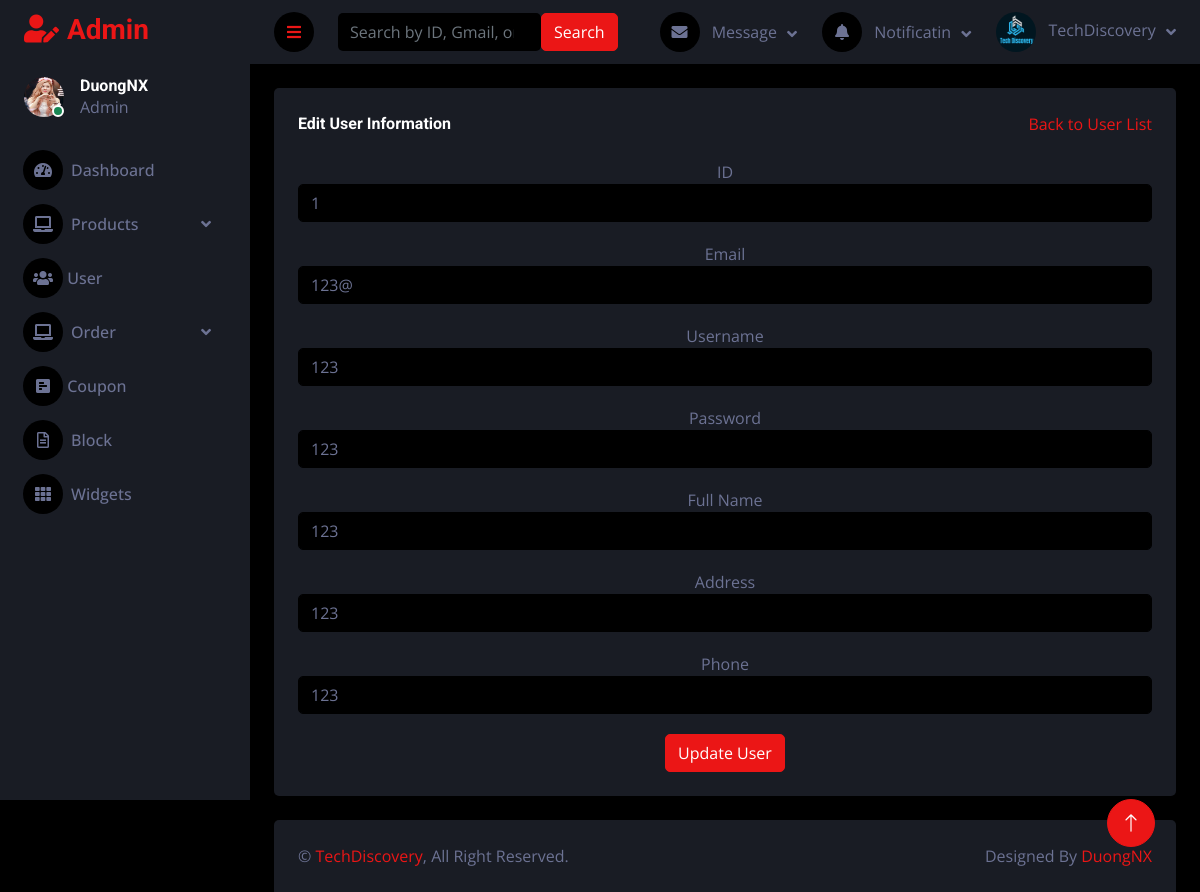
The page /admin/userlistedit.php?id=1 on the database as committed earlier.
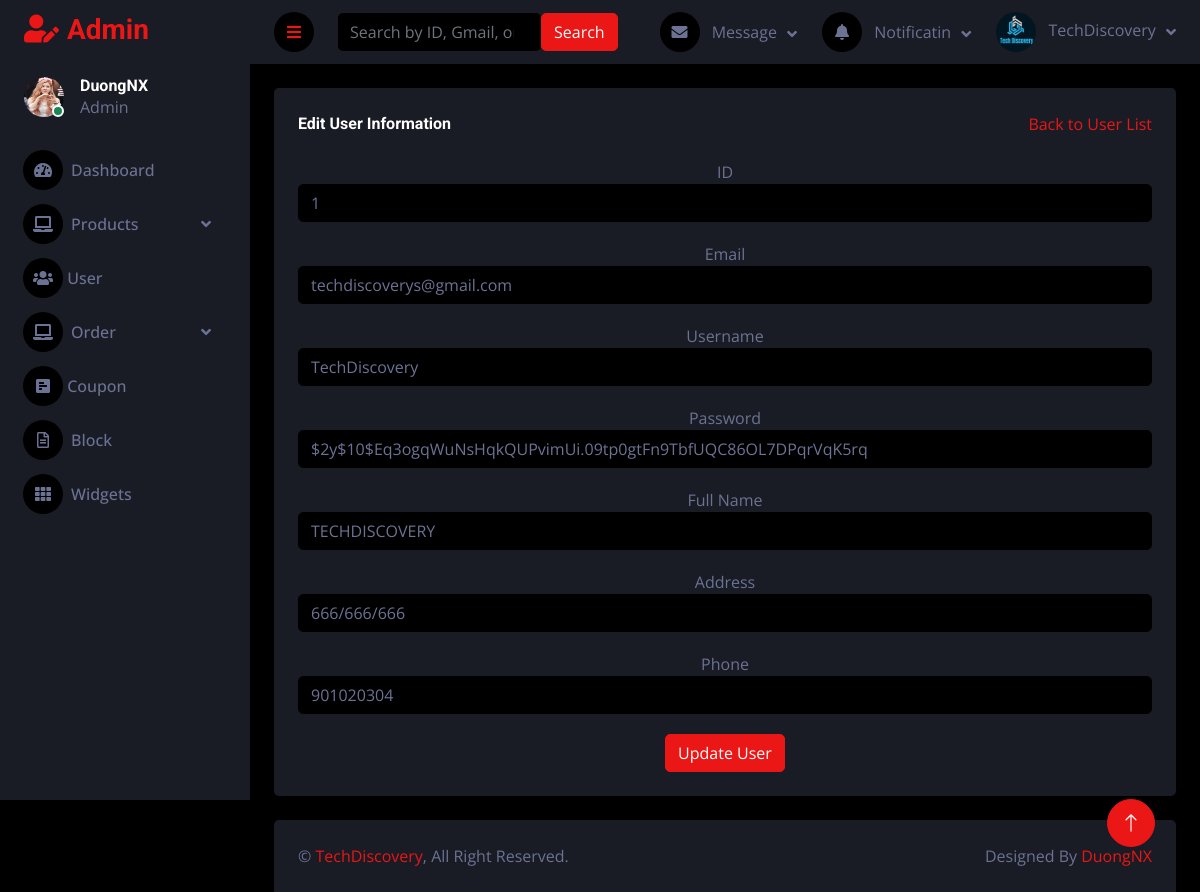
The same page on the database as committed later.
### tables this page shows
CREATE TABLE `users` (
  `id` int(3) NOT NULL,
  `email` varchar(250) NOT NULL,
  `username` varchar(250) NOT NULL,
  `password` varchar(255) NOT NULL,
  `fullname` varchar(255) NOT NULL,
  `address` varchar(255) NOT NULL,
  `phone` int(10) NOT NULL,
  `verification_code` int(6) NOT NULL,
  `registration_time` datetime NOT NULL DEFAULT current_timestamp(),
  `role` varchar(255) DEFAULT 'user',
  `is_online` tinyint(1) NOT NULL DEFAULT 0
);

### admin/database.php (called while the page is built, shortened)
<?php
class Database
{
    public $host = DB_HOST;
    public $user = DB_USER;
    public $pass = DB_PASS;
    public $dbname = DB_NAME;
    public $link;
    private function connectDB()
    {
        $this->link = new mysqli($this->host, $this->user, $this->pass, $this->dbname);
    }
    public function select($query)
    {
        $result = $this->link->query($query) or die($this->link->error . __LINE__);
        if ($result->num_rows > 0) {
            return $result;
        } else {
            return false;
        }
    }
}
?>

### admin/class/user_class.php (called while the page is built, shortened)
<?php
include 'database.php';
class User {
    private $db;
    public function __construct() {
        $this->db = new Database();
    }
    public function get_user_by_id($user_id) {
        $query = "SELECT id, email, username, password , fullname, address, phone FROM users WHERE id = '$user_id'";
        $result = $this->db->select($query);
        return $result;
    }
}
?>

### admin/userlistedit.php (the view)
<?php
include "header.php";
include "sidebar.php";
include "navbar.php";
include "class/user_class.php";
if ($_SERVER["REQUEST_METHOD"] == "POST") {
    $user_id = $_POST["id"];
    $email = $_POST["email"];
    $username = $_POST["username"];
    $password = $_POST["password"];
    $fullname = $_POST["fullname"];
    $address = $_POST["address"];
    $phone = $_POST["phone"];
    $user = new User();
    $user->update_user($user_id, $email, $username, $password, $fullname, $address, $phone);
} else {
    if (isset($_GET["id"])) {
        $user_id = $_GET["id"];
        $user = new User();
        $user_info = $user->get_user_by_id($user_id);
        if ($user_info && $user_info->num_rows > 0) {
            $row = $user_info->fetch_assoc();
            $user_id = $row["id"];
            $email = $row['email'];
            $username = $row['username'];
            $password = $row['password'];
            $fullname = $row["fullname"];
            $address = $row["address"];
            $phone = $row["phone"];
        } else {
            header("Location: ../admin/userlist.php");
            exit;
        }
    } else {
        header("Location: ../admin/userlist.php");
        exit;
    }
}
?>
<div class="container-fluid pt-4 px-4">
        <div class="bg-secondary text-center rounded p-4">
        <div class="d-flex align-items-center justify-content-between mb-4">
            <h6 class="mb-0">Edit User Information</h6>
            <a href="userlist.php">Back to User List</a>
        </div>
        <div class="admin-content-right-category-add">
            <form action="" method="POST">
            <div class="form-group">
                    <label for="id">ID</label>
                    <input name="id" type="text" class="form-control" required value="<?php echo $user_id; ?>">
                </div>
                <div class="form-group">
                    <label for="email">Email</label>
                    <input name="email" type="email" class="form-control" required value="<?php echo $email; ?>">
                </div>
                <div class="form-group">
                    <label for="username">Username</label>
                    <input name="username" type="text" class="form-control" required value="<?php echo $username; ?>">
                </div>
                <div class="form-group">
                    <label for="password">Password</label>
                    <input name="password" type="text" class="form-control" required value="<?php echo $password; ?>">
                </div>
                    <div class="form-group">
                        <label for="fullname">Full Name</label>
                        <input name="fullname" type="text" class="form-control" required value="<?php echo $fullname; ?>">
                    </div>
                    <div class="form-group">
                        <label for="address">Address</label>
                        <input name="address" type="text" class="form-control" required value="<?php echo $address; ?>">
                    </div>
                    <div class="form-group">
                        <label for="phone">Phone</label>
                        <input name="phone" type="text" class="form-control" required value="<?php echo $phone; ?>">
                    </div>
                    <button type="submit" class="btn btn-primary">Update User</button>
                </form>
            </div>
        </div>
    </div>
<?php include "footer.php";  ?>

### admin/header.php (shortened to what this page needs)
<!DOCTYPE html>
<html lang="en">
<head>
    <link href="https://cdnjs.cloudflare.com/ajax/libs/font-awesome/5.10.0/css/all.min.css" rel="stylesheet">
    <link href="https://cdn.jsdelivr.net/npm/bootstrap-icons@1.4.1/font/bootstrap-icons.css" rel="stylesheet">
    <link href="lib/owlcarousel/assets/owl.carousel.min.css" rel="stylesheet">
    <link href="lib/tempusdominus/css/tempusdominus-bootstrap-4.min.css" rel="stylesheet" />
    <link href="css/bootstrap.min.css" rel="stylesheet">
    <link href="css/style.css" rel="stylesheet">
<link href="https://cdnjs.cloudflare.com/ajax/libs/summernote/0.8.12/summernote-lite.css" rel="stylesheet">
</head>
<body>
    <div class="container-fluid position-relative d-flex p-0">

### admin/sidebar.php (shortened to what this page needs)
<div class="sidebar pe-4 pb-3">
      <nav class="navbar bg-secondary navbar-dark">
          <a href="index.php" class="navbar-brand mx-4 mb-3">
              <h3 class="text-primary"><i class="fa fa-user-edit me-2"></i>Admin</h3>
          </a>
          <div class="d-flex align-items-center ms-4 mb-4">
              <div class="position-relative">
                  <img class="rounded-circle" src="img/rose2.jpeg" alt="" style="width: 40px; height: 40px;">
                  <div class="bg-success rounded-circle border border-2 border-white position-absolute end-0 bottom-0 p-1"></div>
              </div>
              <div class="ms-3">
                  <h6 class="mb-0">DuongNX</h6>
                  <span>Admin</span>
              </div>
          </div>
          <div class="navbar-nav w-100">
              <a href="index.php" class="nav-item nav-link "><i class="fa fa-tachometer-alt me-2"></i>Dashboard</a>
              <div class="nav-item dropdown">
                  <a href="#" class="nav-link dropdown-toggle" data-bs-toggle="dropdown"><i class="fa fa-laptop me-2"></i>Products</a>
              </div>
              <a href="userlist.php" class="nav-item nav-link"><i class="fas fa-users"></i> User</a>
              <div class="nav-item dropdown">
                  <a href="#" class="nav-link dropdown-toggle" data-bs-toggle="dropdown"><i class="fa fa-laptop me-2"></i>Order</a>
              </div>
              <a href="coupon.php" class="nav-item nav-link"><i class="fas fa-poll-h"></i> Coupon</a>
              <a href="../blog.php" class="nav-item nav-link"><i class="far fa-file-alt me-2"></i>Block</a>
              <a href="widget.php" class="nav-item nav-link"><i class="fa fa-th me-2"></i>Widgets</a>
          </div>
      </nav>
  </div>

### admin/navbar.php (shortened to what this page needs)
<div class="content">
    <nav class="navbar navbar-expand bg-secondary navbar-dark sticky-top px-4 py-0">
        <a href="#" class="sidebar-toggler flex-shrink-0">
            <i class="fa fa-bars"></i>
        </a>
        <form class="d-none d-md-flex ms-4" method="GET" action="userlist.php">
            <input class="form-control bg-dark border-0" type="search" name="search" placeholder="Search by ID, Gmail, or Username">
            <button type="submit" class="btn btn-primary">Search</button>
        </form>
        <div class="navbar-nav align-items-center ms-auto">
            <div class="nav-item dropdown">
                <a href="#" class="nav-link dropdown-toggle" data-bs-toggle="dropdown">
                    <i class="fa fa-envelope me-lg-2"></i>
                    <span class="d-none d-lg-inline-flex">Message</span>
                </a>
            </div>
            <div class="nav-item dropdown">
                <a href="#" class="nav-link dropdown-toggle" data-bs-toggle="dropdown">
                    <i class="fa fa-bell me-lg-2"></i>
                    <span class="d-none d-lg-inline-flex">Notificatin</span>
                </a>
            </div>
            <div class="nav-item dropdown">
                <a href="#" class="nav-link dropdown-toggle" data-bs-toggle="dropdown">
                    <img class="rounded-circle me-lg-2" src="../image/logo.png" alt="" style="width: 40px; height: 40px;">
                    <span class="d-none d-lg-inline-flex">TechDiscovery</span>
                </a>
            </div>
        </div>
    </nav>

### admin/footer.php (shortened to what this page needs)
<div class="container-fluid pt-4 px-4">
                <div class="bg-secondary rounded-top p-4">
                    <div class="row">
                        <div class="col-12 col-sm-6 text-center text-sm-start">
                            &copy; <a href="https://www.facebook.com/groups/1249874295731488">TechDiscovery</a>, All Right Reserved.
                        </div>
                        <div class="col-12 col-sm-6 text-center text-sm-end">
                            Designed By <a href="https://github.com/duongnx03">DuongNX</a>
                        </div>
                    </div>
                </div>
            </div>
        </div>
        <a href="#" class="btn btn-lg btn-primary btn-lg-square back-to-top"><i class="bi bi-arrow-up"></i></a>
    </div>
</body>
</html>

### admin/css/style.css (style rules this page uses)
:root { --primary: #EB1616; --secondary: #191C24; --light: #6C7293; --dark: #000000; }
.back-to-top { position: fixed; display: none; right: 45px; bottom: 45px; z-index: 99; }
.form-group { margin-bottom: 20px; }
.btn { transition: .5s; }
.btn-lg-square { width: 48px; height: 48px; }
.btn-square, .btn-sm-square, .btn-lg-square { padding: 0; display: inline-flex; align-items: center; justify-content: center; font-weight: normal; border-radius: 50px; }
.sidebar { position: fixed; top: 0; left: 0; bottom: 0; width: 250px; height: 100vh; overflow-y: auto; background: var(--secondary); transition: 0.5s; z-index: 999; }
.content { margin-left: 250px; min-height: 100vh; background: var(--white); transition: 0.5s; }
@media (min-width: 992px) { .sidebar { margin-left: 0; } }
@media (min-width: 992px) { .content { width: calc(100% - 250px); } }
.sidebar .navbar .navbar-nav .nav-link { padding: 7px 20px; color: var(--light); font-weight: 500; border-left: 3px solid var(--secondary); border-radius: 0 30px 30px 0; outline: none; }
.sidebar .navbar .navbar-nav .nav-link i { width: 40px; height: 40px; display: inline-flex; align-items: center; justify-content: center; background: var(--dark); border-radius: 40px; }
.sidebar .navbar .dropdown-toggle::after { position: absolute; top: 15px; right: 15px; border: none; content: "\f107"; font-family: "Font Awesome 5 Free"; font-weight: 900; transition: .5s; }
.content .navbar .navbar-nav .nav-link { margin-left: 25px; padding: 12px 0; color: var(--light); outline: none; }
.content .navbar .sidebar-toggler, .content .navbar .navbar-nav .nav-link i { width: 40px; height: 40px; display: inline-flex; align-items: center; justify-content: center; background: var(--dark); border-radius: 40px; }
.content .navbar .dropdown-toggle::after { margin-left: 6px; vertical-align: middle; border: none; content: "\f107"; font-family: "Font Awesome 5 Free"; font-weight: 900; transition: .5s; }

Rows that differ between the two databases and show on the page:
changed users id 1: email "123@" → "techdiscoverys@gmail.com"; username "123" → "TechDiscovery"; password "123" → "$2y$10$Eq3ogqWuNsHqkQUPvimUi.09tp0gtFn9TbfUQC86OL7DPqrVqK5rq"; fullname "123" → "TECHDISCOVERY"; address "123" → "666/666/666"; phone "123" → "901020304"
